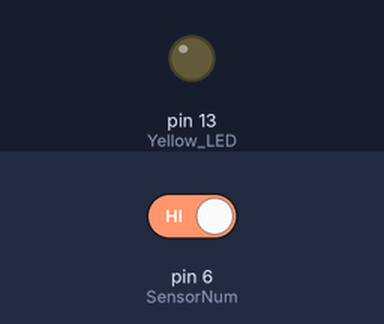
A sketch run on a simulated Arduino Mega 2560, built with avr-gcc and run on an emulated ATmega2560. On the bench: output pins drawn as LEDs (lit = HIGH). Inputs (shaded band) come from the test bench; at power-on: pin 6 (SensorNum) HIGH.

Above: at 1.2 s.
1.3 s: pin 6 (SensorNum) driven LOW
At 2.2 s:
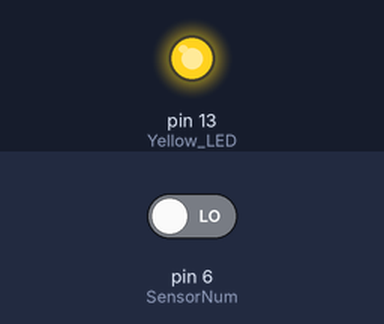
2.8 s: pin 6 (SensorNum) driven HIGH
At 3.3 s:
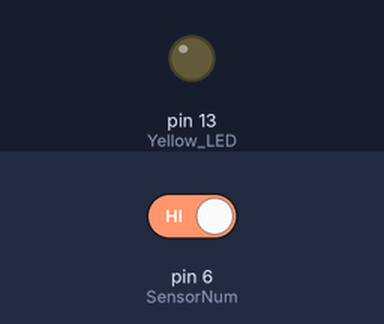
Timing chart, 0 to 5.8 s (numbered marks = the images above; inputs shaded):
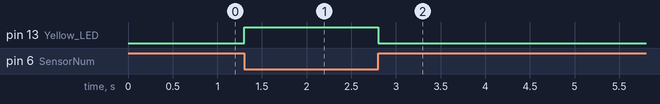

Measured:
- after the input at 1.3 s, pin 13 (Yellow_LED): LOW → HIGH at once
- after the input at 2.8 s, pin 13 (Yellow_LED): HIGH → LOW at once

The sketch:

Proximity-Sensor-Test.ino
```cpp
//Proximity Sensor to Test
//by Pin Number
//Input either 4, 5, 6, or 7
const int SensorNum = 6;


void setup() {
    pinMode(13, OUTPUT); //Yellow LED
    pinMode(SensorNum, INPUT);
}

void loop() {
  if (digitalRead(SensorNum) == LOW)  //Object Detected
    digitalWrite(13, HIGH);
  else                                //No Object Detected
    digitalWrite(13, LOW);
}
```
